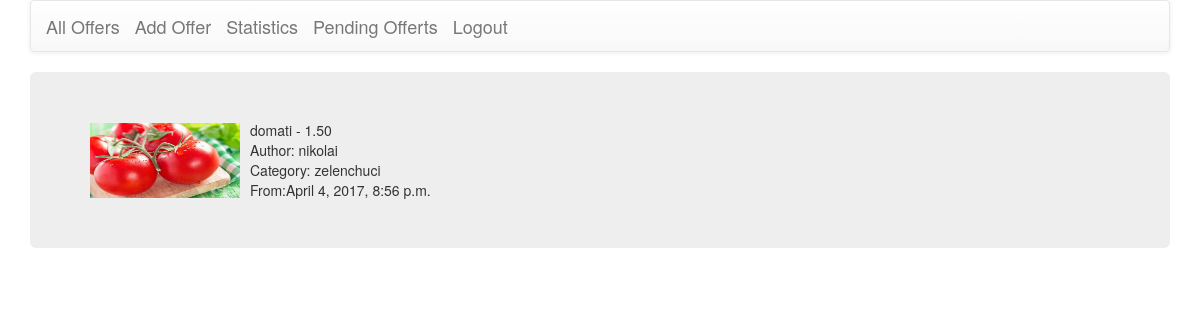
Screenshot of /offer/detail/2 (signed in) with the database file from the repository.
### simpleofferts/models.py (models this page shows, shortened)
class SimpleOfert(models.Model):
    title = models.CharField(max_length=255, unique=True)
    content = models.TextField()
    price = models.DecimalField(max_digits=15, decimal_places=2)
    image_field = models.ImageField()
    author = models.ForeignKey(User, related_name='authors')
    created_at = models.DateTimeField(default=timezone.now)
    category = models.ForeignKey(Categories, related_name='categorys')
    zero = '0'
    one = '1'
    two = '2'
    status_choices = (
        (zero, 'pending'),
        (one, 'approved'),
        (two, 'rejected'),
    )
    status = models.CharField(
        max_length=1,
        choices=status_choices,
        default=zero,
    )

class Categories(models.Model):
    title = models.CharField(max_length=50, unique=True)
    def __str__(self):
        return self.title

### simpleofferts/views.py (the view)
# urls.py: url(r'^offer/detail/(?P<offer>[0-9]+)', DetailOfferView.as_view(), name='detail-offer'),
class DetailOfferView(DetailView):
    pk_url_kwarg = 'offer'
    template_name = 'simpleofferts/detail_form.html'
    queryset = SimpleOfert.objects.all()

### templates/simpleofferts/detail_form.html
{% extends "simpleofferts/base.html" %}
{% block content %}
    <div class="jumbotron">
		<div class="media">
			<div class="media-left media-middle">
				<img src="/media/{{ object.image_field }}" width="150" height="75"></img>
			</div>
			<div class="media-body">
				{{ object.title }} - {{ object.price }} <br>
				Author: {{ object.author }} <br>
				Category: {{ object.category }} <br>
				From:{{ object.created_at }}
			</div>
        </div>
    </div>
{% endblock content %}

### rows the page displays
SimpleOfert: image_field (picture), title "domati", price "1.50", author "nikolai", category "zelenchuci", created_at "April 4, 2017, 8:56 p.m."
